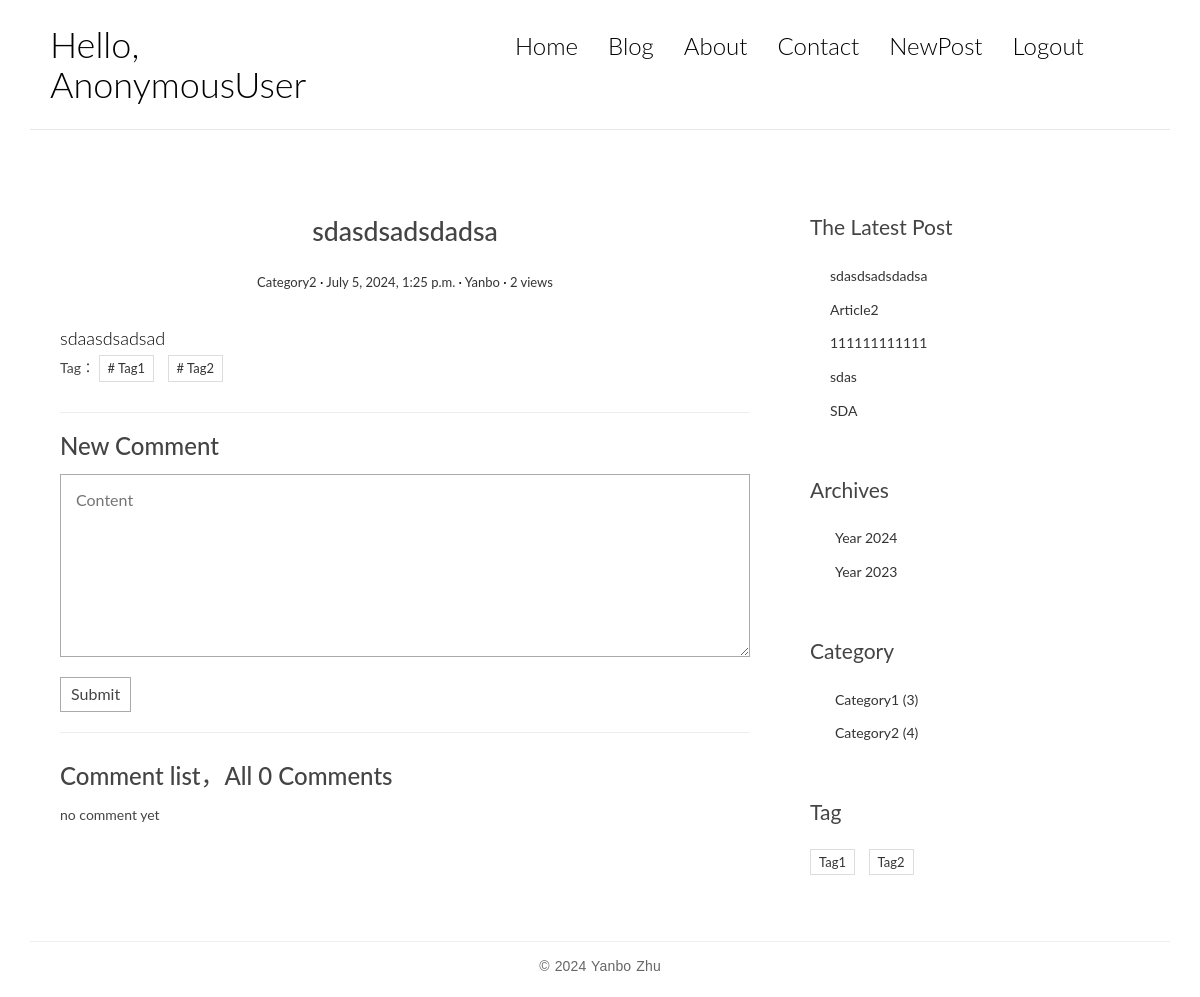
Screenshot of /blog/post/7/ with the database file from the repository.
### blog_app/models.py (models this page shows, shortened)
class Post(models.Model):
    title = models.CharField(max_length=70)
    body = models.TextField()
    create_time = models.DateTimeField(default=datetime.now)
    modified_time = models.DateTimeField(default=datetime.now)
    excerpt = models.CharField(max_length=200, blank=True)
    views = models.PositiveIntegerField(default=0)  # how many times this post is viewed
    category = models.ForeignKey(Category, related_name='posts', on_delete=models.CASCADE)
    tags = models.ManyToManyField(Tag, related_name='posts', blank=True)
    author = models.ForeignKey(User, related_name='posts', on_delete=models.CASCADE, blank=True)
    def get_absolute_url(self):
        return reverse('blog_app:detail', kwargs={'pk': self.pk})
    def increase_views(self):
        self.views += 1
        self.save(update_fields=['views', ])
    def save(self, *args, **kwargs):
        if not self.excerpt:
            md = markdown.Markdown(extensions=[
                'markdown.extensions.extra',
                'markdown.extensions.codehilite',
            ])
            self.excerpt = strip_tags(md.convert(self.body))[:50]
        super(Post, self).save(*args, **kwargs)
    class Meta:
        db_table = "post"
        ordering = ['-create_time']

class Category(models.Model):
    name = models.CharField(max_length=100)
    def __str__(self):
        return self.name
    class Meta:
        db_table = "category"
        ordering =  ['-id']

class Tag(models.Model):
    name = models.CharField(max_length=100)
    class Meta:
        db_table = "tag"

### blog_app/views.py (the view)
# urls.py: re_path(r'^post/(?P<pk>[0-9]+)/$', views.PostDetailView.as_view(), name="detail"),
class PostDetailView(DetailView):
    model = Post
    template_name = 'blog_app/detail.html'
    context_object_name = 'post'
    def get(self, request, *args, **kwargs):
        response = super(PostDetailView, self).get(request, *args, **kwargs)
        self.object.increase_views()
        return response

### blog_app/templatetags/blog_tags.py (called while the page is built)
@register.simple_tag
def get_recent_posts(num=5):
    return Post.objects.all().order_by("-create_time")[:num]

@register.simple_tag
def archives():
    return Post.objects.dates('create_time', 'year', order='DESC')

@register.simple_tag
def get_all_category():
    return Category.objects.annotate(num_post=Count('posts')).filter(num_post__gt=0)

@register.simple_tag
def get_all_tag():
    return Tag.objects.annotate(num_post=Count('posts')).filter(num_post__gt=0)

### templates/blog_app/detail.html (shortened to what this page needs)
{% extends 'blog_app/blog_base.html' %}
{% block main %}
    <article class="post post-1">
        <header class="entry-header">
            <h1 class="entry-title">{{ post.title }}</h1>
            <div class="entry-meta">
                <span class="post-category"><a href="{% url 'blog_app:category' post.category.pk %}">{{ post.category }}</a></span>
                <span class="post-date"><a href=""><time class="entry-date"
                                                         datetime="2012-11-09T23:15:57+00:00">{{ post.create_time }}</time></a></span>
                <span class="post-author"><a href="">{{ post.author }}</a></span>
                <span class="views-count"><a href="">{{ post.views }} views</a></span>
            </div>
        </header>
        <div class="entry-content clearfix">
            {{ post.body|safe }}
        </div>
        <div class="widget-tag-cloud">
            <ul>
                Tag：
                {% for tag in post.tags.all %}
                    <li><a href="{% url 'blog_app:tags' tag.pk %}"># {{ tag.name }}</a></li>
                {% endfor %}
            </ul>
        </div>
    </article>
    <section class="comment-area" id="comment-area">
        <hr>
        <h3>New Comment</h3>
        <form action="{% url 'blog_comment:post_comment' post.pk %}" method="post" class="comment-form">
            <div class="row">
                <div class="col-md-12">
                    <textarea name="content" rows="3" placeholder="Content" required></textarea>
                </div>
                <div class="col-md-8">
                    <button type="submit" class="comment-btn">Submit</button>
                </div>
            </div>
        </form>
        <hr>
        <div class="comment-list-panel">
            <h3>Comment list，All <span>{{ post.comment_set.count }}</span> Comments</h3>
            <ul class="comment-list list-unstyled">
                {% for comment in post.comment_set.all%}
                    <li class="comment-item">
                        <span class="nickname">{{ comment.author }}</span>
                        <time class="submit-date">{{ comment.create_time }}</time>
                        <div class="text">{{ comment.content }}</div>
                    </li>
                {% empty %}
                    no comment yet
                {% endfor %}
            </ul>
        </div>
    </section>
{% endblock main %}

### templates/blog_app/blog_base.html (shortened to what this page needs)
{% extends 'blog_app/blog_base_basic.html' %}
{% load static %}
{% load blog_tags %}
{% block content %}
    <div class="content-body">
        <div class="container">
            <div class="row">
                <main class="col-md-8">
                    {% block main %}{% endblock main %}
                </main>
                <aside class="col-md-4">
                    <div class="widget widget-recent-posts">
                        <h3 class="widget-title">The Latest Post</h3>
                        {% get_recent_posts as recent_post_list %}
                        <ul>
                            {% for recent_post in recent_post_list %}
                                <li>
                                    <a href="{{ recent_post.get_absolute_url }}">{{ recent_post.title }}</a>
                                </li>
                            {% empty %}
                                empty！
                            {% endfor %}
                        </ul>
                    </div>
                    <div class="widget widget-archives">
                        <h3 class="widget-title">Archives</h3>
                        {% archives as date_list %}
                        <ul>
                            {% for date in date_list %}
                                <li>
                                    <a href="{% url 'blog_app:archives' date.year %}">Year {{ date.year }} </a>
                                </li>
                            {% empty %}
                                empty
                            {% endfor %}
                        </ul>
                    </div>
                    <div class="widget widget-category">
                        <h3 class="widget-title">Category</h3>
                        {% get_all_category as category_list %}
                        <ul>
                            {% for category in category_list %}
                                <li>
                                    <a href="{% url 'blog_app:category' category.pk %}">{{ category.name }}
                                        <span class="post-count">({{ category.num_post }})</span></a>
                                </li>
                            {% empty %}
                                empty！
                            {% endfor %}
                        </ul>
                    </div>
                    <div class="widget widget-tag-cloud">
                        <h3 class="widget-title">Tag</h3>
                        {% get_all_tag as tag_list %}
                        <ul>
                            {% for tag in tag_list %}
                                <li>
                                    <a href="{% url 'blog_app:tags' tag.pk %}">{{ tag.name }}</a>
                                </li>
                            {% empty %}
                                empty！
                            {% endfor %}
                        </ul>
                    </div>
                </aside>
            </div>
        </div>
    </div>
{% endblock content %}

### static/blog_app/css/custom.css (style rules this page uses)
* { outline: none; }
h1, h2, h3, h4, h5, h6 { margin-top: 0; }
a { color: #333; }
body { color: #444; font-family: 'Lato', sans-serif; }
.content-body { padding-bottom: 4em; }
.post { background: #fff; padding: 30px 30px 0; }
.entry-title { text-align: center; font-size: 1.9em; margin-bottom: 20px; line-height: 1.6; padding: 10px 20px 0; }
.entry-meta { text-align: center; color: #DDDDDD; font-size: 13px; margin-bottom: 30px; }
.entry-content { font-size: 18px; line-height: 1.9; font-weight: 300; color: #000; }
.post-category::after, .post-date::after, .post-author::after, .comments-link::after { content: ' ·'; color: #000; }
.widget { background: #fff; padding: 30px 0 0; }
.widget-title { font-size: 1.5em; margin-bottom: 20px; line-height: 1.6; padding: 10px 0 0; font-weight: 400; }
.widget-recent-posts ul { padding: 0; margin: 0; padding-left: 20px; }
.widget-recent-posts ul li { list-style-type: none; position: relative; line-height: 170%; margin-bottom: 10px; }
.widget-recent-posts ul li::before { content: '\f3d3'; font-family: "Ionicons"; position: absolute; left: -17px; top: 3px; font-size: 16px; color: #000; }
.widget-archives ul { padding: 0; margin: 0; padding-left: 25px; }
.widget-archives ul li { list-style-type: none; position: relative; line-height: 170%; margin-bottom: 10px; }
.widget-archives ul li::before { content: '\f3f3'; font-family: "Ionicons"; position: absolute; left: -25px; top: 1px; font-size: 16px; color: #000; }
.widget-category ul { padding: 0; margin: 0; padding-left: 25px; }
.widget-category ul li { list-style-type: none; position: relative; line-height: 170%; margin-bottom: 10px; }
.widget-category ul li::before { content: '\f3fe'; font-family: "Ionicons"; position: absolute; left: -25px; top: 1px; font-size: 18px; color: #000; }
.widget-tag-cloud ul { padding: 0; margin: 0; margin-right: -10px; }
.widget-tag-cloud ul li { list-style-type: none; font-size: 13px; display: inline-block; margin-right: 10px; margin-bottom: 10px; padding: 3px 8px; border: 1px solid #ddd; }
.contact-form textarea, .comment-form textarea { border: 1px solid #aaa; margin-bottom: 15px; width: 100%; padding: 15px 15px; font-size: 16px; line-height: 20px !important; min-height: 183px; transition: 0.4s border-color linear; }
.comment-area { padding: 0 30px 0; }
.comment-form { margin-top: 15px; }
.comment-form .comment-btn { background-color: #fff; border: 1px solid #aaa; font-size: 16px; padding: 5px 10px; }
.comment-list-panel { margin-top: 30px; }
.comment-list { margin-top: 15px; }

### rows the page displays
Post: title "sdasdsadsdadsa", category "Category2", create_time "July 5, 2024, 1:25 p.m.", author "Yanbo", views "2", body "sdaasdsadsad", comment_set.count "0"
Tag: name "Tag1"
Tag: name "Tag2"
Post: title "Article2"
Post: title "111111111111"
Post: title "sdas"
Post: title "SDA"
Category: name "Category1", num_post "3"
Category: name "Category2", num_post "4"

### other values shown
{{ user }} "AnonymousUser"
{{ date.year }} "2024" "2023"
